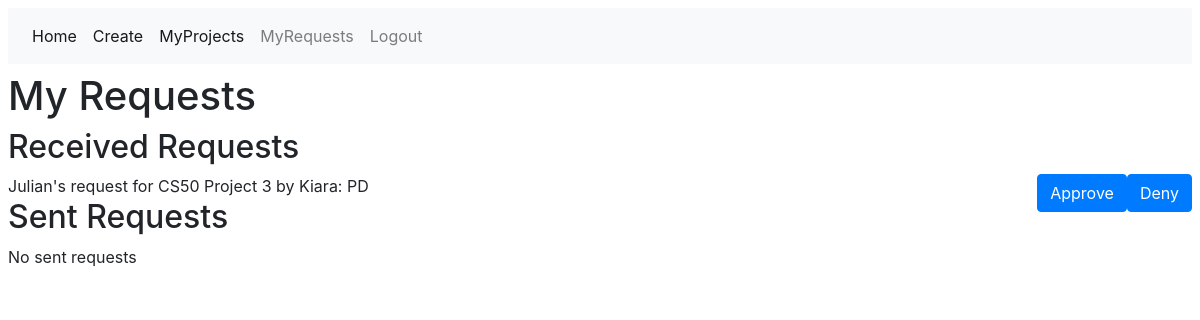
Page /projects/myrequests/ (signed in) on the earlier database version.
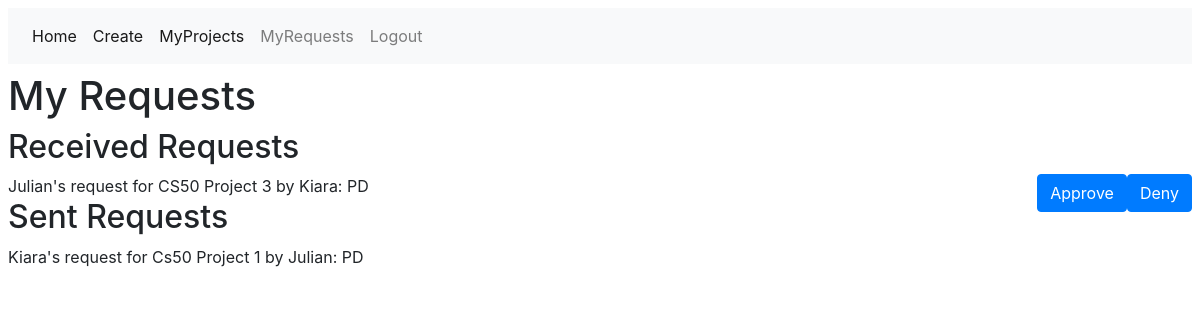
Same page on the later database version.
### users/models.py (models this page shows)
class Request(models.Model):
    sender = models.ForeignKey(User, on_delete=models.CASCADE, related_name='sender')
    project = models.ForeignKey(Project, on_delete=models.CASCADE, related_name='project')
    PENDING = 'PD'
    APPROVED = 'AP'
    DENIED = 'DN'
    STATUS_CHOICES = [
        (PENDING, 'Pending'),
        (APPROVED, 'Approved'),
        (DENIED, 'Denied')
    ]
    status = models.CharField(max_length=2, choices=STATUS_CHOICES, default=PENDING, )
    note = models.TextField(max_length = 300)
    def __str__(self):
        return f"{self.sender}'s request for {self.project}: {self.status}"

class Project(models.Model):
    name = models.CharField(max_length=64)
    manager = models.ForeignKey(User, on_delete=models.PROTECT, related_name='manager')
    status = models.ForeignKey('Status', on_delete=models.PROTECT,)
    contributors = models.ManyToManyField(User, related_name='contributor', blank=True,)
    description = models.TextField()
    tags = models.ManyToManyField(Tag, blank=True,)
    def __str__(self):
        return f"{self.name} by {self.manager}"

### projects/views.py (the view)
# urls.py: path("myrequests/", views.myrequests_view, name="myrequests"),
def myrequests_view(request):
    user = request.user
    context = {
        "sent_requests": Request.objects.filter(sender=request.user),
        "received_requests": Request.objects.filter(project__manager = user).filter(status='PD')
    }
    return render(request, "projects/myrequests.html", context)

### projects/templates/projects/myrequests.html
{% extends "projects/base.html" %}
{% block body %}
  <h1>My Requests</h1>
  <h2> Received Requests </h2>
    {% for request in received_requests %}
     {{request}}
     <a href="{% url 'projects:deny' request.id %}" class="float-right btn btn-primary">Deny</a>
     <a href="{% url 'projects:approve' request.id %}" class="float-right btn btn-primary">Approve</a>
     <br>
    {% empty %}
    No Received Requests
    {% endfor %}
  <h2> Sent Requests </h2>
    {% for request in sent_requests %}
      {{request}}
    {% empty %}
      No sent requests
    {% endfor %}
{% endblock %}

Differences in the rows shown:
added Request: sender+project+status "Kiara's request for Cs50 Project 1 by Julian: PD", shown under "Sent Requests"
Other differences:
text no longer shown: "No sent requests"
